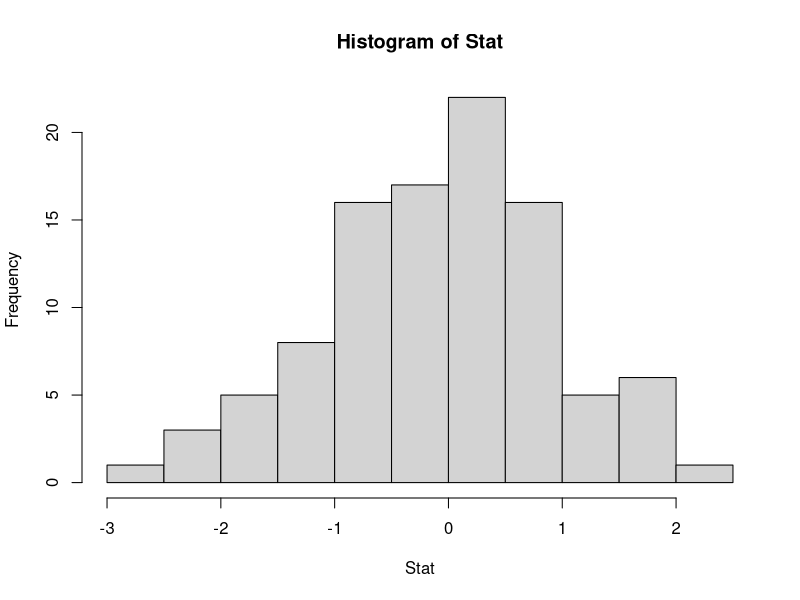
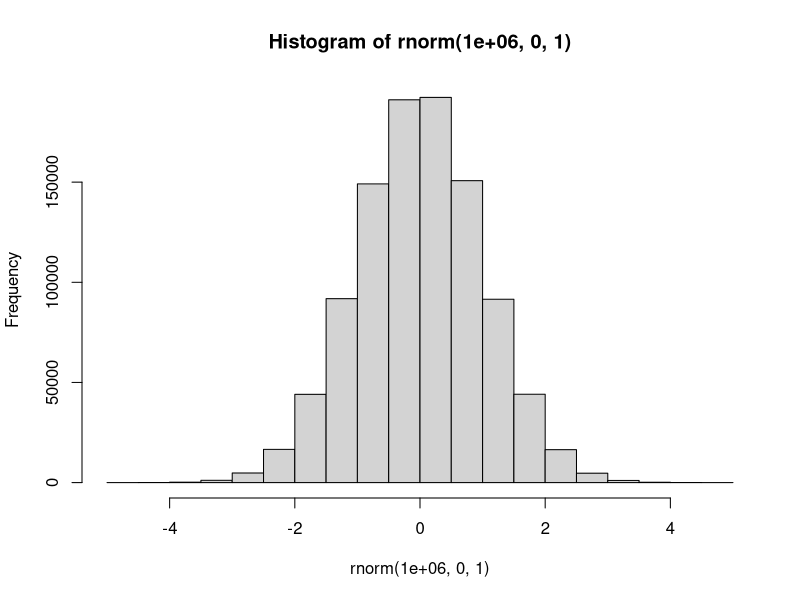

Recreate these plots in R, in order.
## ---- chunk 1
knitr::opts_chunk$set(message=FALSE,warning=FALSE, cache=TRUE)
## ---- chunk 2
Stat<-rnorm(100,0,1)
hist(Stat)
# More normal
hist(rnorm(1000000,0,1))

#get sample mean
mean(Stat)
## ---- chunk 3
null <- replicate(10000,mean(rnorm(10,0,1)-mean(rnorm(10,0,1))))                
## ---- chunk 4
#directional positive
sorted_null <- sort(null)
sorted_null[9500]
#nondirectional
sorted_null <- sort(abs(null))
sorted_null[9500]
## ---- chunk 5
t_dist <- replicate(10000,t.test(rnorm(10,0,1))$statistic)
ts <- c(.5,1,2,2.5)
sim_t <- c()
for(i in ts){
  sim_t <- c(sim_t,length(t_dist[t_dist >= i])/10000)
}
  
sim_t-(1-pt(ts,9))
## ---- chunk 6
null <- replicate(10000,cor(rnorm(10,0,1),rnorm(10,0,1)))
sorted_null <- sort(abs(null))
sorted_null[9500]
null <- replicate(10000,cor(rnorm(100,0,1),rnorm(100,0,1)))
sorted_null <- sort(abs(null))
sorted_null[9500]
